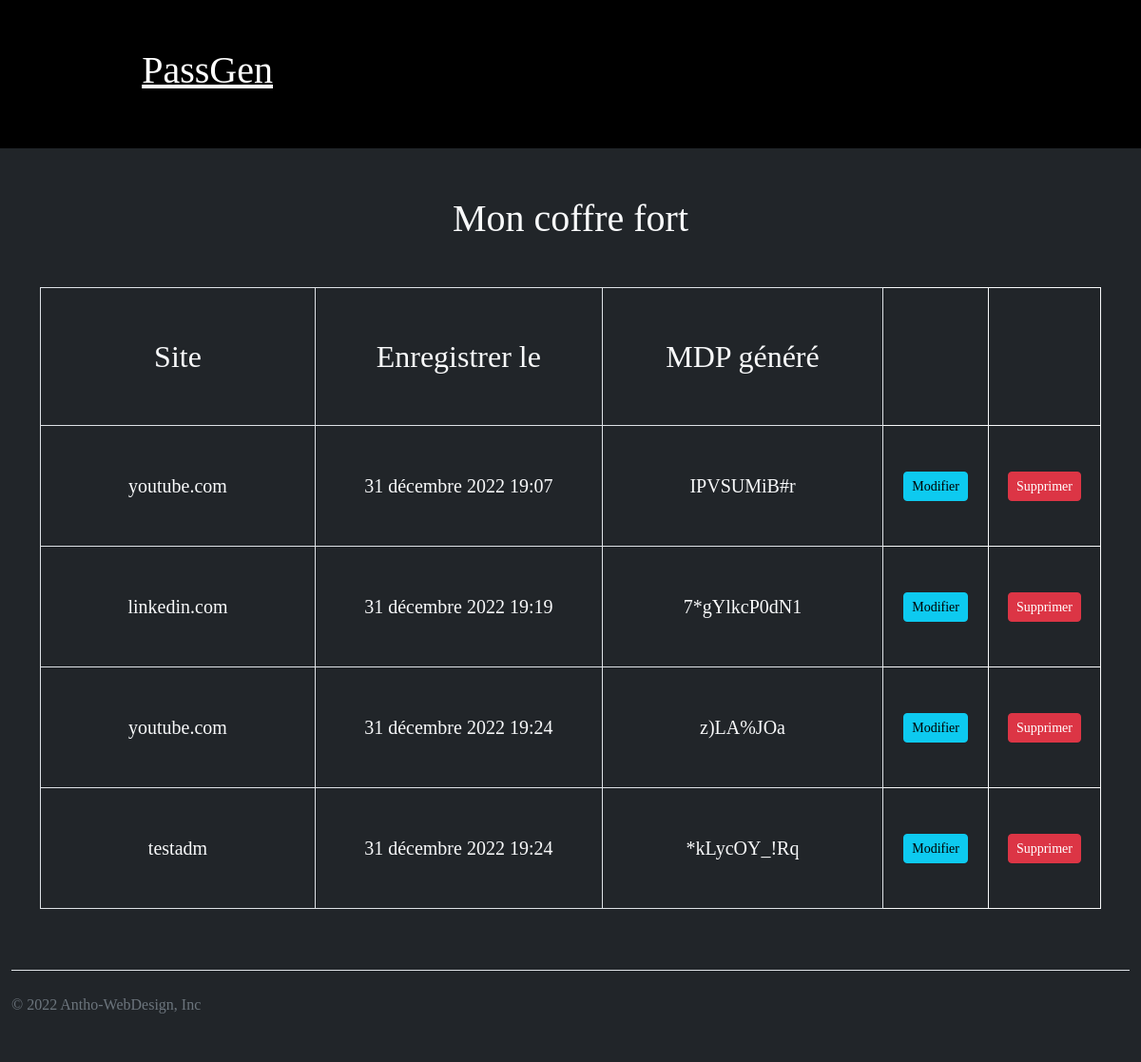
The app's page /listall/ (signed in), older data.
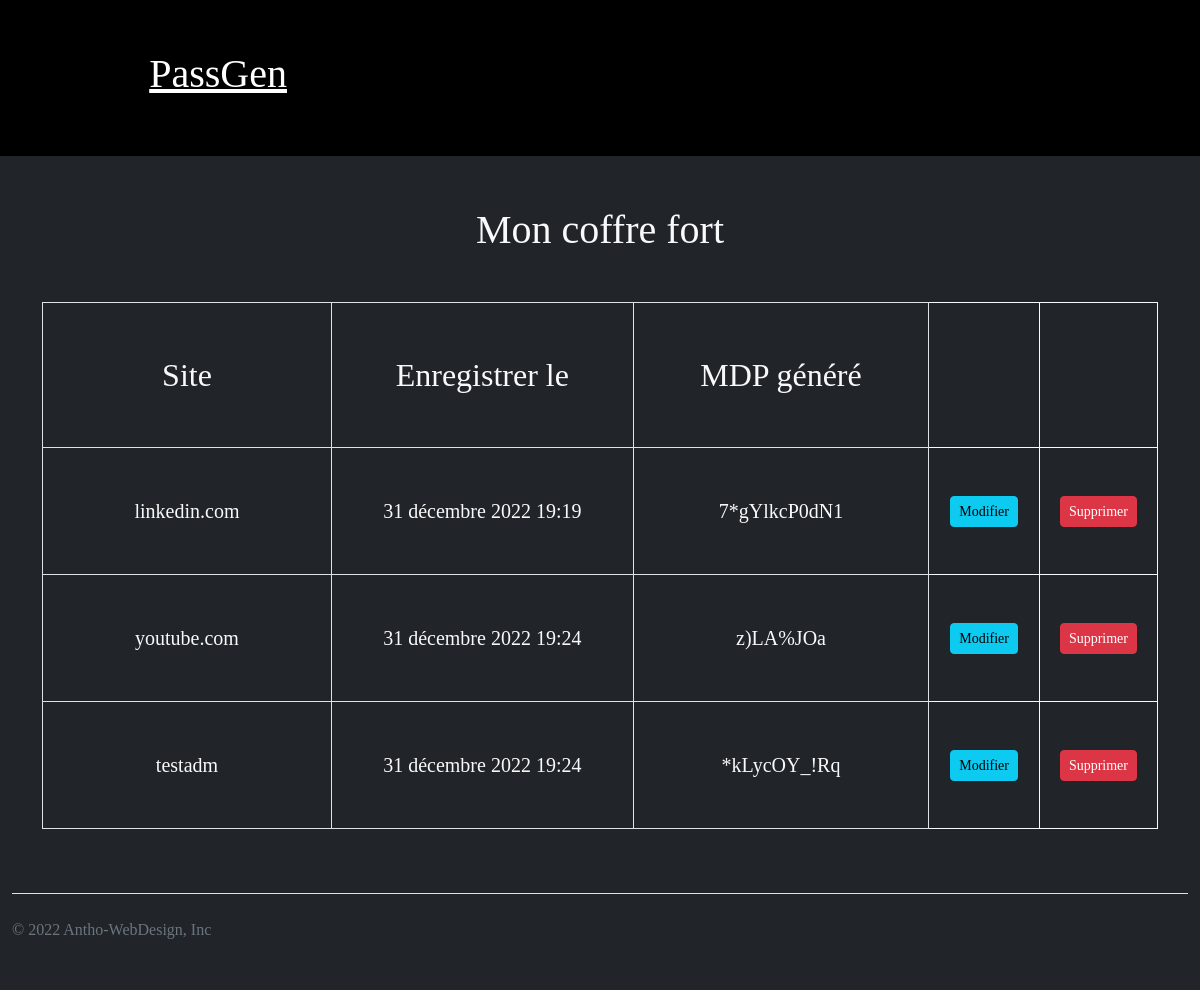
The same page, newer data.
### generator/models.py (models this page shows, shortened)
class GenPass(models.Model):
    user = models.ForeignKey(Customer, on_delete=models.CASCADE, null=True)
    site = models.CharField(max_length=30)
    time = models.DateTimeField(default=timezone.now)
    passwords = models.CharField(max_length=300)
    class Meta:
        verbose_name = 'genpass'
        verbose_name_plural = 'liste mots de passe'
        ordering = ['user']

### generator/views.py (the view)
# urls.py: path('listall/', listall, name="listall"),
def listall(request):
    results = GenPass.objects.all()
    user = request.user
    items = GenPass.objects.filter(user=user)
    context = {
        'results': results,
        'items': items,
        'user': user,
    }
    return render(request, 'generator/listalll.html',context)

### generator/templates/generator/listalll.html
{% extends 'base.html' %}
{% load static %}
{% block content %}
    <div>
        <h1 class="text-center">Mon coffre fort</h1>
    </div>
    <div class="container">
        <table class="border border-1">
            <tr>
                <td class="border border-1 fs-2 p-5">Site</td>
                <td class="border border-1 fs-2 p-5">Enregistrer le</td>
                <td class="border border-1 fs-2 p-5">MDP généré</td>
                <td></td>
                <td></td>
            </tr>
            {% for i in items %}
                <tr>
                    <td class="border border-1 fs-5 p-5">{{ i.site }}</td>
                    <td class="border border-1 fs-5 p-5">{{ i.time }}</td>
                    <td class="border border-1 fs-5 p-5">{{ i.passwords }}</td>
                    <td>
                        <a href="#">
                            <button type="button" class="btn btn-info btn-sm">Modifier</button>
                        </a>
                    </td>
                    <td>
                        <a href="{% url 'deleterecord' i.id %}">
                            <button type="button" class="btn btn-danger btn-sm">Supprimer</button>
                        </a>
                    </td>
                </tr>
            {% endfor %}
        </table>
    </div>
{% endblock %}

### generator/templates/base.html (shortened to what this page needs)
{% load static %}
<!DOCTYPE html>
<html lang="en">
<head>
    <link rel="stylesheet" href="https://cdn.jsdelivr.net/npm/bootstrap@5.2.0/dist/css/bootstrap.min.css" type="text/css">
    <link rel="stylesheet" href="{% static 'css/style.css' %}" type="text/css">
    <link href="{% static 'fontawesomefree/css/all.min.css' %}" rel="stylesheet">
</head>
<body class="bg-dark text-light">
    <header class="header text-light" style="background: black">
        <div class="title">
            <h1 class="gg-font">
                <a href="{% url 'home' %}">PassGen
                </a>
            </h1>
        </div>
        <nav class="navbar navliste">
            <ul class="ullist">
                <li>
                    <a href="{% url 'home' %}">
                        <i class="fa fa-house"></i>
                    </a>
                </li>
                {% if user.is_authenticated %}
                    <li>
                        <a href="{% url 'listall' %}">
                            <i class="fa-solid fa-lock"></i>
                        </a>
                    </li>
                    <li>
                        <a href="{% url 'search' %}">
                            <i class="fa-solid fa-magnifying-glass"></i>
                        </a>
                    </li>
                    <li>
                        <a href="{% url 'profile' %}">
                            <i class="fa-solid fa-user"></i>
                        </a>
                    </li>
                    <li>
                        <a href="{% url 'logout' %}">
                            <i class="fa-sharp fa-solid fa-arrow-right-from-bracket"></i>
                        </a>
                    </li>
                {% endif %}
            </ul>
        </nav>
    </header>
    {% block content %}
    {% endblock %}
    <div class="container box-footer">
      <footer class="d-flex flex-wrap justify-content-between align-items-center py-3 my-4 border-top">
        <p class="col-md-4 mb-0 text-muted">&copy; 2022 Antho-WebDesign, Inc</p>
        <ul class="nav col-md-4 justify-content-end">
          <li class="nav-item">
              <a href="{% url 'home' %}" class="nav-link px-2 text-muted">
                  <i class="fa-solid fa-house"></i>
              </a>
          </li>
          <li class="nav-item">
              <a href="{% url 'listall' %}" class="nav-link px-2 text-muted">
                  <i class="fa-solid fa-unlock-keyhole"></i>
              </a>
          </li>
          <li class="nav-item">
              <a href="{% url 'profile' %}" class="nav-link px-2 text-muted">
                  <i class="fa-solid fa-user"></i>
              </a>
          </li>
          <li class="nav-item">
              <a href="{% url 'search' %}" class="nav-link px-2 text-muted">
                  <i class="fa-solid fa-search"></i>
              </a>
          </li>
          <li class="nav-item">
              <a href="#" class="nav-link px-2 text-muted">
                  <i class="fa-solid fa-circle-info"></i>
              </a>
          </li>
        </ul>
      </footer>
    </div>
</body>
</html>

### static/css/style.css (style rules this page uses)
body { display: flex; flex-direction: column; width: 100%; margin: 0; padding: 0; font-family: 'Cinzel', serif; }
.header { padding: 30px; margin-bottom: 50px; }
.navbar > ul { display: flex; }
.title { display: flex; width: 50%; }
.navbar { display: flex; width: auto; justify-content: flex-end; }
.header { align-items: center; display:flex; justify-content: space-between; }
body > div:nth-child(4) { display: flex; flex-direction: column; justify-content: center; margin: auto; }
table { border: solid 1px; margin: 40px auto; }
.navbar > ul > li { margin: auto 10px; }
a { color: #fff; }
.box-footer { max-width: none; }
.box-footer { margin: 50px auto 0 auto; }
td { width: 30%; text-align: center; border: solid 1px; padding: 20px; }
.navbar > ul:nth-child(1) > li:nth-child(3) { margin-right: 80px !important; }

### generator/templates/base.html (style rules this page uses)
.header { display: flex; align-items: center; }
.navliste { display: flex; width: 66%; justify-content: space-between; margin: auto; }
.ullist { display: flex; justify-content: space-around; margin: auto 0 auto auto; width: 60%; list-style: none; font-size: 1.3em; }
.title { display: flex; width: 33%; justify-content: center; padding: 20px; }

Row changes from the older to the newer data that the page shows:
removed GenPass: site "youtube.com", time "31 décembre 2022 19:07", passwords "IPVSUMiB#r"
